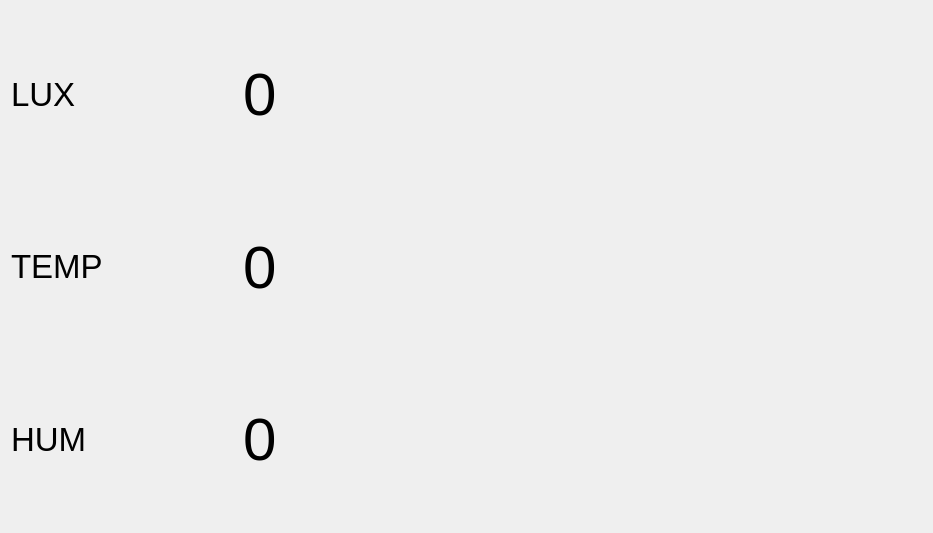
<?xml version="1.0" encoding="UTF-8"?>
<ui version="4.0">
 <class>tab4SensorDisplay</class>
 <widget class="QWidget" name="tab4SensorDisplay">
  <property name="geometry">
   <rect>
    <x>0</x>
    <y>0</y>
    <width>933</width>
    <height>533</height>
   </rect>
  </property>
  <property name="windowTitle">
   <string>Form</string>
  </property>
  <layout class="QVBoxLayout" name="verticalLayout">
   <item>
    <layout class="QHBoxLayout" name="horizontalLayout" stretch="1,3">
     <item>
      <widget class="QLabel" name="label">
       <property name="font">
        <font>
         <pointsize>25</pointsize>
        </font>
       </property>
       <property name="text">
        <string>LUX</string>
       </property>
      </widget>
     </item>
     <item>
      <widget class="QLabel" name="pLB_LUX">
       <property name="font">
        <font>
         <pointsize>45</pointsize>
        </font>
       </property>
       <property name="text">
        <string>0</string>
       </property>
      </widget>
     </item>
    </layout>
   </item>
   <item>
    <layout class="QHBoxLayout" name="horizontalLayout_2" stretch="1,3">
     <item>
      <widget class="QLabel" name="label_3">
       <property name="font">
        <font>
         <pointsize>25</pointsize>
        </font>
       </property>
       <property name="text">
        <string>TEMP</string>
       </property>
      </widget>
     </item>
     <item>
      <widget class="QLabel" name="pLB_TEMP">
       <property name="font">
        <font>
         <pointsize>45</pointsize>
        </font>
       </property>
       <property name="text">
        <string>0</string>
       </property>
      </widget>
     </item>
    </layout>
   </item>
   <item>
    <layout class="QHBoxLayout" name="horizontalLayout_3" stretch="1,3">
     <item>
      <widget class="QLabel" name="label_5">
       <property name="font">
        <font>
         <pointsize>25</pointsize>
        </font>
       </property>
       <property name="text">
        <string>HUM</string>
       </property>
      </widget>
     </item>
     <item>
      <widget class="QLabel" name="pLB_HUM">
       <property name="font">
        <font>
         <pointsize>45</pointsize>
        </font>
       </property>
       <property name="text">
        <string>0</string>
       </property>
      </widget>
     </item>
    </layout>
   </item>
  </layout>
 </widget>
 <resources/>
 <connections/>
</ui>
